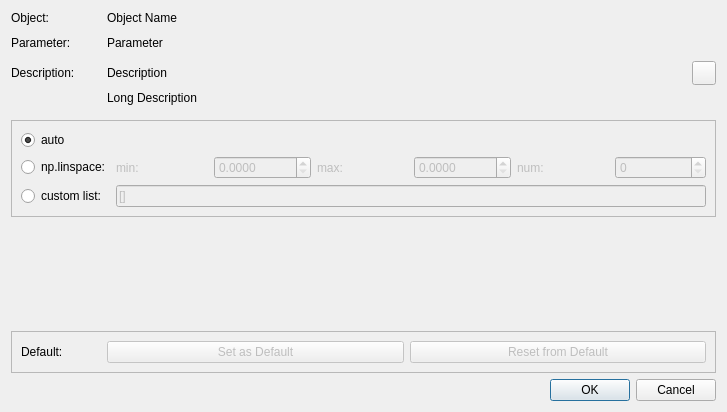
<?xml version="1.0" encoding="UTF-8"?>
<ui version="4.0">
 <class>popParamEdit_Dialog</class>
 <widget class="QDialog" name="popParamEdit_Dialog">
  <property name="geometry">
   <rect>
    <x>0</x>
    <y>0</y>
    <width>727</width>
    <height>412</height>
   </rect>
  </property>
  <property name="sizePolicy">
   <sizepolicy hsizetype="Preferred" vsizetype="Minimum">
    <horstretch>0</horstretch>
    <verstretch>0</verstretch>
   </sizepolicy>
  </property>
  <property name="windowTitle">
   <string>PHOEBE - Parameter Edit</string>
  </property>
  <layout class="QVBoxLayout" name="verticalLayout">
   <item>
    <layout class="QGridLayout" name="gridLayout_3">
     <item row="2" column="2">
      <widget class="QPushButton" name="descriptionLongToggle">
       <property name="minimumSize">
        <size>
         <width>24</width>
         <height>24</height>
        </size>
       </property>
       <property name="maximumSize">
        <size>
         <width>24</width>
         <height>24</height>
        </size>
       </property>
       <property name="toolTip">
        <string>toggle long description</string>
       </property>
       <property name="text">
        <string/>
       </property>
       <property name="icon">
        <iconset resource="ui_resources.qrc">
         <normaloff>:/images/icons/ellipsis.png</normaloff>:/images/icons/ellipsis.png</iconset>
       </property>
       <property name="checkable">
        <bool>true</bool>
       </property>
      </widget>
     </item>
     <item row="2" column="1">
      <widget class="QLabel" name="descriptionLabel">
       <property name="sizePolicy">
        <sizepolicy hsizetype="Preferred" vsizetype="Minimum">
         <horstretch>0</horstretch>
         <verstretch>0</verstretch>
        </sizepolicy>
       </property>
       <property name="text">
        <string>Description</string>
       </property>
      </widget>
     </item>
     <item row="2" column="0">
      <widget class="QLabel" name="label_4">
       <property name="minimumSize">
        <size>
         <width>90</width>
         <height>0</height>
        </size>
       </property>
       <property name="maximumSize">
        <size>
         <width>80</width>
         <height>16777215</height>
        </size>
       </property>
       <property name="text">
        <string>Description:</string>
       </property>
      </widget>
     </item>
     <item row="1" column="1">
      <widget class="QLabel" name="parameterLabel">
       <property name="text">
        <string>Parameter</string>
       </property>
      </widget>
     </item>
     <item row="1" column="0">
      <widget class="QLabel" name="label_5">
       <property name="minimumSize">
        <size>
         <width>90</width>
         <height>24</height>
        </size>
       </property>
       <property name="maximumSize">
        <size>
         <width>90</width>
         <height>16777215</height>
        </size>
       </property>
       <property name="text">
        <string>Parameter:</string>
       </property>
      </widget>
     </item>
     <item row="0" column="0">
      <widget class="QLabel" name="kindLabel">
       <property name="text">
        <string>Object:</string>
       </property>
      </widget>
     </item>
     <item row="0" column="1">
      <widget class="QLabel" name="objectLabel">
       <property name="text">
        <string>Object Name</string>
       </property>
      </widget>
     </item>
     <item row="3" column="1">
      <widget class="QLabel" name="descriptionLongLabel">
       <property name="text">
        <string>Long Description</string>
       </property>
      </widget>
     </item>
    </layout>
   </item>
   <item>
    <widget class="QStackedWidget" name="stackedWidget">
     <property name="currentIndex">
      <number>2</number>
     </property>
     <widget class="QWidget" name="page">
      <layout class="QVBoxLayout" name="verticalLayout_4">
       <property name="leftMargin">
        <number>0</number>
       </property>
       <property name="rightMargin">
        <number>0</number>
       </property>
       <item>
        <widget class="QFrame" name="frame">
         <property name="frameShape">
          <enum>QFrame::StyledPanel</enum>
         </property>
         <property name="frameShadow">
          <enum>QFrame::Raised</enum>
         </property>
         <layout class="QVBoxLayout" name="verticalLayout_2">
          <item>
           <layout class="QGridLayout" name="gridLayout_2">
            <property name="verticalSpacing">
             <number>20</number>
            </property>
            <item row="0" column="2">
             <widget class="QDoubleSpinBox" name="float_value"/>
            </item>
            <item row="0" column="3">
             <widget class="QLabel" name="float_units">
              <property name="text">
               <string>units</string>
              </property>
             </widget>
            </item>
            <item row="0" column="5">
             <widget class="QPushButton" name="float_infobutton">
              <property name="enabled">
               <bool>true</bool>
              </property>
              <property name="maximumSize">
               <size>
                <width>24</width>
                <height>24</height>
               </size>
              </property>
              <property name="toolTip">
               <string>change unit options for this parameter</string>
              </property>
              <property name="text">
               <string/>
              </property>
              <property name="icon">
               <iconset resource="ui_resources.qrc">
                <normaloff>:/images/icons/info.png</normaloff>:/images/icons/info.png</iconset>
              </property>
              <property name="default">
               <bool>false</bool>
              </property>
              <property name="flat">
               <bool>false</bool>
              </property>
             </widget>
            </item>
            <item row="0" column="0">
             <widget class="QLabel" name="label_3">
              <property name="minimumSize">
               <size>
                <width>80</width>
                <height>0</height>
               </size>
              </property>
              <property name="maximumSize">
               <size>
                <width>80</width>
                <height>16777215</height>
               </size>
              </property>
              <property name="text">
               <string>Value:</string>
              </property>
             </widget>
            </item>
            <item row="0" column="4">
             <widget class="QPushButton" name="float_resetbutton">
              <property name="minimumSize">
               <size>
                <width>24</width>
                <height>24</height>
               </size>
              </property>
              <property name="maximumSize">
               <size>
                <width>24</width>
                <height>24</height>
               </size>
              </property>
              <property name="toolTip">
               <string>reset parameter to defaults</string>
              </property>
              <property name="text">
               <string/>
              </property>
              <property name="icon">
               <iconset resource="ui_resources.qrc">
                <normaloff>:/images/icons/refresh.png</normaloff>:/images/icons/refresh.png</iconset>
              </property>
             </widget>
            </item>
            <item row="0" column="1">
             <widget class="QCheckBox" name="check">
              <property name="maximumSize">
               <size>
                <width>24</width>
                <height>24</height>
               </size>
              </property>
              <property name="toolTip">
               <string>mark for adjustment/fitting</string>
              </property>
              <property name="text">
               <string/>
              </property>
             </widget>
            </item>
           </layout>
          </item>
         </layout>
        </widget>
       </item>
       <item>
        <widget class="QFrame" name="frame_2">
         <property name="frameShape">
          <enum>QFrame::StyledPanel</enum>
         </property>
         <property name="frameShadow">
          <enum>QFrame::Raised</enum>
         </property>
         <layout class="QVBoxLayout" name="verticalLayout_3">
          <item>
           <layout class="QGridLayout" name="gridLayout">
            <item row="0" column="0">
             <widget class="QLabel" name="label">
              <property name="minimumSize">
               <size>
                <width>80</width>
                <height>0</height>
               </size>
              </property>
              <property name="maximumSize">
               <size>
                <width>80</width>
                <height>16777215</height>
               </size>
              </property>
              <property name="text">
               <string>Constraint:</string>
              </property>
             </widget>
            </item>
            <item row="1" column="0">
             <widget class="QLabel" name="presetLabel">
              <property name="minimumSize">
               <size>
                <width>80</width>
                <height>0</height>
               </size>
              </property>
              <property name="maximumSize">
               <size>
                <width>80</width>
                <height>16777215</height>
               </size>
              </property>
              <property name="text">
               <string>Presets:</string>
              </property>
             </widget>
            </item>
            <item row="0" column="1">
             <layout class="QHBoxLayout" name="horizontalLayout">
              <item>
               <widget class="QLabel" name="constraintQual">
                <property name="text">
                 <string>{qual} = </string>
                </property>
               </widget>
              </item>
              <item>
               <widget class="QLineEdit" name="constraintText"/>
              </item>
             </layout>
            </item>
            <item row="0" column="2">
             <widget class="QPushButton" name="constraintReset">
              <property name="minimumSize">
               <size>
                <width>0</width>
                <height>24</height>
               </size>
              </property>
              <property name="maximumSize">
               <size>
                <width>24</width>
                <height>24</height>
               </size>
              </property>
              <property name="toolTip">
               <string>remove constraint</string>
              </property>
              <property name="text">
               <string/>
              </property>
              <property name="icon">
               <iconset resource="ui_resources.qrc">
                <normaloff>:/images/icons/bin-3.png</normaloff>:/images/icons/bin-3.png</iconset>
              </property>
             </widget>
            </item>
            <item row="0" column="3">
             <widget class="QPushButton" name="constraintHelp">
              <property name="enabled">
               <bool>true</bool>
              </property>
              <property name="maximumSize">
               <size>
                <width>24</width>
                <height>24</height>
               </size>
              </property>
              <property name="toolTip">
               <string>constraint help</string>
              </property>
              <property name="text">
               <string/>
              </property>
              <property name="icon">
               <iconset resource="ui_resources.qrc">
                <normaloff>:/images/icons/help.png</normaloff>:/images/icons/help.png</iconset>
              </property>
             </widget>
            </item>
            <item row="1" column="3">
             <widget class="QPushButton" name="presetHelp">
              <property name="enabled">
               <bool>true</bool>
              </property>
              <property name="maximumSize">
               <size>
                <width>24</width>
                <height>24</height>
               </size>
              </property>
              <property name="toolTip">
               <string>constraint preset help</string>
              </property>
              <property name="text">
               <string/>
              </property>
              <property name="icon">
               <iconset resource="ui_resources.qrc">
                <normaloff>:/images/icons/help.png</normaloff>:/images/icons/help.png</iconset>
              </property>
             </widget>
            </item>
            <item row="1" column="1">
             <widget class="QWidget" name="presetWidget" native="true"/>
            </item>
           </layout>
          </item>
          <item>
           <spacer name="verticalSpacer">
            <property name="orientation">
             <enum>Qt::Vertical</enum>
            </property>
            <property name="sizeHint" stdset="0">
             <size>
              <width>20</width>
              <height>40</height>
             </size>
            </property>
           </spacer>
          </item>
         </layout>
        </widget>
       </item>
      </layout>
     </widget>
     <widget class="QWidget" name="page_4">
      <layout class="QVBoxLayout" name="verticalLayout_5">
       <property name="leftMargin">
        <number>0</number>
       </property>
       <property name="rightMargin">
        <number>0</number>
       </property>
       <item>
        <widget class="QFrame" name="frame_5">
         <property name="frameShape">
          <enum>QFrame::StyledPanel</enum>
         </property>
         <property name="frameShadow">
          <enum>QFrame::Raised</enum>
         </property>
         <layout class="QGridLayout" name="gridLayout_8">
          <item row="0" column="1">
           <widget class="QLineEdit" name="strlist_other_value">
            <property name="enabled">
             <bool>false</bool>
            </property>
           </widget>
          </item>
          <item row="0" column="0">
           <widget class="QLabel" name="label_8">
            <property name="text">
             <string>Value:</string>
            </property>
           </widget>
          </item>
         </layout>
        </widget>
       </item>
       <item>
        <spacer name="verticalSpacer_4">
         <property name="orientation">
          <enum>Qt::Vertical</enum>
         </property>
         <property name="sizeHint" stdset="0">
          <size>
           <width>20</width>
           <height>40</height>
          </size>
         </property>
        </spacer>
       </item>
      </layout>
     </widget>
     <widget class="QWidget" name="page_2">
      <layout class="QGridLayout" name="gridLayout_4">
       <property name="leftMargin">
        <number>0</number>
       </property>
       <property name="rightMargin">
        <number>0</number>
       </property>
       <item row="2" column="0">
        <widget class="QFrame" name="frame_3">
         <property name="frameShape">
          <enum>QFrame::StyledPanel</enum>
         </property>
         <property name="frameShadow">
          <enum>QFrame::Raised</enum>
         </property>
         <layout class="QGridLayout" name="gridLayout_5">
          <item row="2" column="1">
           <widget class="QLineEdit" name="strlist_time_custom_text">
            <property name="enabled">
             <bool>false</bool>
            </property>
            <property name="text">
             <string>[]</string>
            </property>
           </widget>
          </item>
          <item row="0" column="0">
           <widget class="QRadioButton" name="strlist_time_auto">
            <property name="text">
             <string>auto</string>
            </property>
            <property name="checked">
             <bool>true</bool>
            </property>
           </widget>
          </item>
          <item row="2" column="0">
           <widget class="QRadioButton" name="strlist_time_custom">
            <property name="text">
             <string>custom list:</string>
            </property>
           </widget>
          </item>
          <item row="1" column="0">
           <widget class="QRadioButton" name="strlist_time_linspace">
            <property name="text">
             <string>np.linspace:</string>
            </property>
           </widget>
          </item>
          <item row="1" column="1">
           <widget class="QWidget" name="strlist_linspace_widget" native="true">
            <property name="enabled">
             <bool>false</bool>
            </property>
            <layout class="QHBoxLayout" name="horizontalLayout_2">
             <property name="margin">
              <number>0</number>
             </property>
             <item>
              <widget class="QLabel" name="label_2">
               <property name="text">
                <string>min:</string>
               </property>
              </widget>
             </item>
             <item>
              <widget class="QDoubleSpinBox" name="strlist_linspace_min">
               <property name="decimals">
                <number>4</number>
               </property>
               <property name="maximum">
                <double>1000000000.000000000000000</double>
               </property>
              </widget>
             </item>
             <item>
              <widget class="QLabel" name="label_7">
               <property name="text">
                <string>max:</string>
               </property>
              </widget>
             </item>
             <item>
              <widget class="QDoubleSpinBox" name="strlist_linspace_max">
               <property name="decimals">
                <number>4</number>
               </property>
               <property name="maximum">
                <double>1000000000.000000000000000</double>
               </property>
              </widget>
             </item>
             <item>
              <widget class="QLabel" name="label_6">
               <property name="text">
                <string>num:</string>
               </property>
              </widget>
             </item>
             <item>
              <widget class="QDoubleSpinBox" name="strlist_linspace_num">
               <property name="decimals">
                <number>0</number>
               </property>
               <property name="maximum">
                <double>100000000.000000000000000</double>
               </property>
              </widget>
             </item>
            </layout>
           </widget>
          </item>
         </layout>
        </widget>
       </item>
       <item row="3" column="0">
        <spacer name="verticalSpacer_2">
         <property name="orientation">
          <enum>Qt::Vertical</enum>
         </property>
         <property name="sizeHint" stdset="0">
          <size>
           <width>20</width>
           <height>40</height>
          </size>
         </property>
        </spacer>
       </item>
      </layout>
     </widget>
     <widget class="QWidget" name="page_3">
      <layout class="QGridLayout" name="gridLayout_6">
       <property name="leftMargin">
        <number>0</number>
       </property>
       <item row="3" column="0">
        <widget class="QFrame" name="frame_4">
         <property name="frameShape">
          <enum>QFrame::StyledPanel</enum>
         </property>
         <property name="frameShadow">
          <enum>QFrame::Raised</enum>
         </property>
         <layout class="QGridLayout" name="gridLayout_7">
          <item row="1" column="1">
           <widget class="QPushButton" name="pushButton">
            <property name="enabled">
             <bool>false</bool>
            </property>
            <property name="text">
             <string>Currently Plotted</string>
            </property>
           </widget>
          </item>
          <item row="1" column="0">
           <widget class="QRadioButton" name="strlist_refstypes_custom">
            <property name="maximumSize">
             <size>
              <width>80</width>
              <height>16777215</height>
             </size>
            </property>
            <property name="text">
             <string>custom</string>
            </property>
           </widget>
          </item>
          <item row="0" column="0">
           <widget class="QRadioButton" name="strlist_refstypes_auto">
            <property name="text">
             <string>auto</string>
            </property>
           </widget>
          </item>
          <item row="1" column="2">
           <widget class="QPushButton" name="pushButton_2">
            <property name="enabled">
             <bool>false</bool>
            </property>
            <property name="text">
             <string>Currently Active</string>
            </property>
           </widget>
          </item>
          <item row="2" column="1" colspan="2">
           <widget class="QWidget" name="strlist_refstypes_widget" native="true">
            <layout class="QGridLayout" name="gridLayout_9">
             <item row="0" column="0">
              <widget class="QCheckBox" name="checkBox_2">
               <property name="text">
                <string>CheckBox</string>
               </property>
              </widget>
             </item>
            </layout>
           </widget>
          </item>
         </layout>
        </widget>
       </item>
       <item row="4" column="0">
        <spacer name="verticalSpacer_3">
         <property name="orientation">
          <enum>Qt::Vertical</enum>
         </property>
         <property name="sizeHint" stdset="0">
          <size>
           <width>20</width>
           <height>40</height>
          </size>
         </property>
        </spacer>
       </item>
      </layout>
     </widget>
    </widget>
   </item>
   <item>
    <widget class="QFrame" name="defaults_frame">
     <property name="frameShape">
      <enum>QFrame::StyledPanel</enum>
     </property>
     <property name="frameShadow">
      <enum>QFrame::Raised</enum>
     </property>
     <layout class="QHBoxLayout" name="horizontalLayout_4">
      <item>
       <widget class="QLabel" name="label_9">
        <property name="maximumSize">
         <size>
          <width>80</width>
          <height>16777215</height>
         </size>
        </property>
        <property name="text">
         <string>Default:</string>
        </property>
       </widget>
      </item>
      <item>
       <widget class="QPushButton" name="default_set">
        <property name="enabled">
         <bool>false</bool>
        </property>
        <property name="text">
         <string>Set as Default</string>
        </property>
       </widget>
      </item>
      <item>
       <widget class="QPushButton" name="default_reset">
        <property name="enabled">
         <bool>false</bool>
        </property>
        <property name="text">
         <string>Reset from Default</string>
        </property>
       </widget>
      </item>
     </layout>
    </widget>
   </item>
   <item>
    <widget class="QDialogButtonBox" name="buttonBox">
     <property name="orientation">
      <enum>Qt::Horizontal</enum>
     </property>
     <property name="standardButtons">
      <set>QDialogButtonBox::Cancel|QDialogButtonBox::Ok</set>
     </property>
    </widget>
   </item>
  </layout>
 </widget>
 <resources>
  <include location="ui_resources.qrc"/>
 </resources>
 <connections>
  <connection>
   <sender>buttonBox</sender>
   <signal>accepted()</signal>
   <receiver>popParamEdit_Dialog</receiver>
   <slot>accept()</slot>
   <hints>
    <hint type="sourcelabel">
     <x>248</x>
     <y>254</y>
    </hint>
    <hint type="destinationlabel">
     <x>157</x>
     <y>274</y>
    </hint>
   </hints>
  </connection>
  <connection>
   <sender>buttonBox</sender>
   <signal>rejected()</signal>
   <receiver>popParamEdit_Dialog</receiver>
   <slot>reject()</slot>
   <hints>
    <hint type="sourcelabel">
     <x>316</x>
     <y>260</y>
    </hint>
    <hint type="destinationlabel">
     <x>286</x>
     <y>274</y>
    </hint>
   </hints>
  </connection>
  <connection>
   <sender>descriptionLongToggle</sender>
   <signal>toggled(bool)</signal>
   <receiver>descriptionLongLabel</receiver>
   <slot>setVisible(bool)</slot>
   <hints>
    <hint type="sourcelabel">
     <x>704</x>
     <y>66</y>
    </hint>
    <hint type="destinationlabel">
     <x>396</x>
     <y>84</y>
    </hint>
   </hints>
  </connection>
  <connection>
   <sender>strlist_time_custom</sender>
   <signal>toggled(bool)</signal>
   <receiver>strlist_time_custom_text</receiver>
   <slot>setEnabled(bool)</slot>
   <hints>
    <hint type="sourcelabel">
     <x>90</x>
     <y>209</y>
    </hint>
    <hint type="destinationlabel">
     <x>429</x>
     <y>210</y>
    </hint>
   </hints>
  </connection>
  <connection>
   <sender>strlist_time_linspace</sender>
   <signal>toggled(bool)</signal>
   <receiver>strlist_linspace_widget</receiver>
   <slot>setEnabled(bool)</slot>
   <hints>
    <hint type="sourcelabel">
     <x>90</x>
     <y>176</y>
    </hint>
    <hint type="destinationlabel">
     <x>429</x>
     <y>177</y>
    </hint>
   </hints>
  </connection>
  <connection>
   <sender>strlist_refstypes_custom</sender>
   <signal>toggled(bool)</signal>
   <receiver>strlist_refstypes_widget</receiver>
   <slot>setEnabled(bool)</slot>
   <hints>
    <hint type="sourcelabel">
     <x>194</x>
     <y>231</y>
    </hint>
    <hint type="destinationlabel">
     <x>532</x>
     <y>189</y>
    </hint>
   </hints>
  </connection>
 </connections>
</ui>
